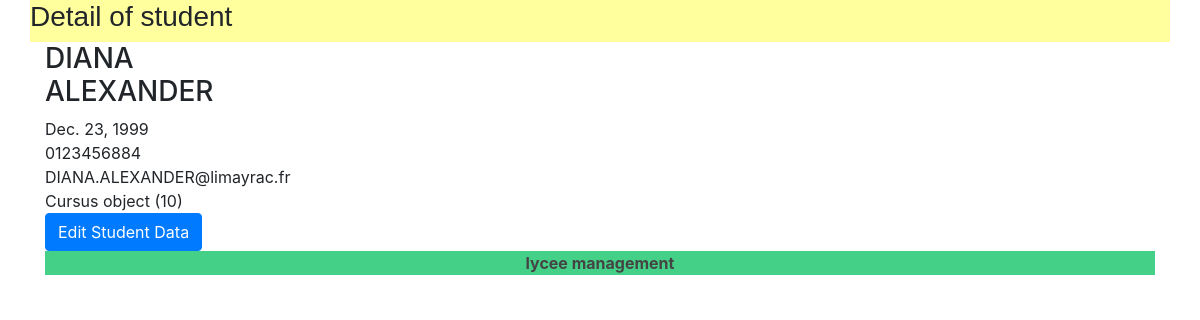
The app's page /lycee/student/151, older data.
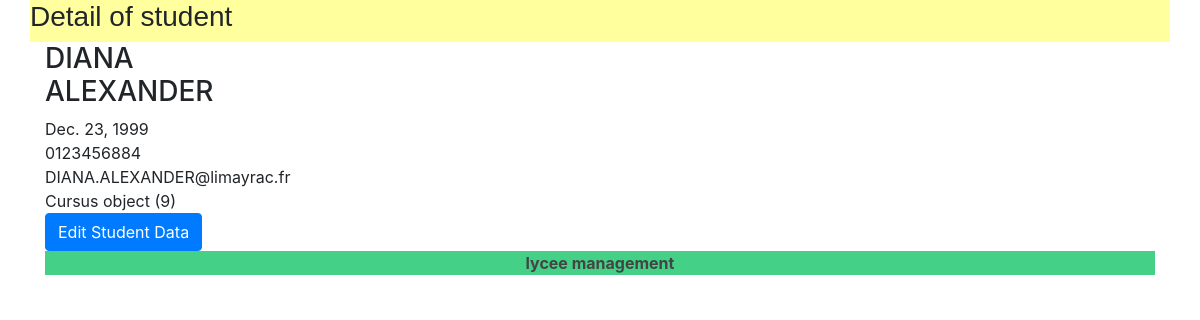
The same page, newer data.
### lycee/models.py (models this page shows)
class Student(models.Model):
  first_name = models.CharField(
    max_length=50,
    blank=False,
    null=False
    )
  birth_date = models.DateField(
    verbose_name='date of birth',
    blank=False,
    null=False
    )

class Cursus(models.Model):
    name = models.CharField(
        max_length=50,
        blank=False,
        null=True,
        default='aucun'
    )
    year_from_bac = models.SmallIntegerField(
        help_text ="year since le bac",
        verbose_name="year",
        blank=False,
        null=True,
        default=0
    )
    scholar_year = models.CharField(
        max_length=9,
        blank=False,
        null=True,
        default='0000-00001'
    )

### lycee/views.py (the view)
# urls.py: path('lycee/student/<int:student_id>',views.detail_student,
def detail_student(request,student_id):
  result_list = Student.objects.get(pk=student_id)
  context = {
    'liste' : result_list,
  }
  return render(request,'lycee/student/detail_student.html',context)

### lycee/templates/lycee/student/detail_student.html (shortened to what this page needs)
{% extends 'master.html' %}
{% if liste%}
  {% block title %}
    Detail of student
    {% endblock %}
    {% block content %}
    <div class="container">
      <div class='row'>
        <div class='col-sm-2'>
          <h3>{{liste.first_name}} {{liste.last_name}}</h3>
          {{liste.birth_date}}
          {{liste.phone}}
          {{liste.email}}
          {{liste.cursus}}
        </div>
      </div>
      <a class="btn btn-primary" href="edit/{{ liste.pk }}" role="button">Edit Student Data</a>
    </div>
    {% endblock %}
{% else %}
  <p>No student to show </p>
{% endif %}

### lycee/templates/master.html (shortened to what this page needs)
<!DOCTYPE html>
{% load static %}
<html>
    <head>
            <link rel="stylesheet" href="https://stackpath.bootstrapcdn.com/bootstrap/4.3.1/css/bootstrap.min.css">
        <link rel="stylesheet" type="text/css" href="{% static 'lycee/style.css' %}" />
    </head>
    <body>
        <div class="container">
            <header class="row">
                <div class="page-header">
                    <h3>{% block title %}{% endblock %}</h3>
                </div>
            </header>
            <article class="row">{% block content %}{% endblock %}</article>
            <footer class="navbar-fixed-bottom">
                <p class="text-center"><strong><a href="/lycee">lycee management</a></strong></p>
            </footer>
        </div>
    </body>
</html>

### lycee/static/lycee/style.css (style rules this page uses)
a { color : #444444; }
p { background-color: #44d187 }
html { position: relative; min-height: 100%; }
.page-header { background-color: #FFFF9D; font-family: Arial; width: 100%; }

Row changes from the older to the newer data that the page shows:
changed Student "DIANA": cursus "Cursus object (10)" → "Cursus object (9)"
